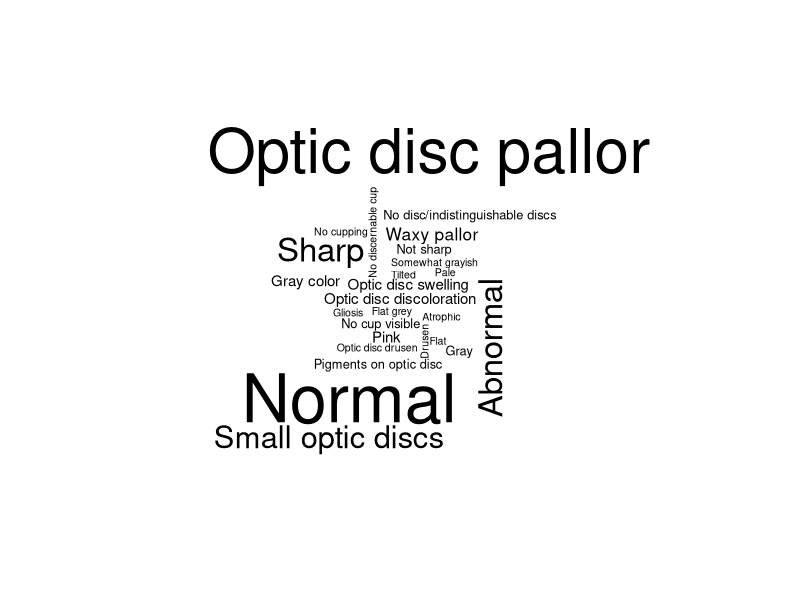

Recreate this plot in R. (Note: this script raises an error after producing the figure.)
#-------------------------Unique words in Optic Disc
#Opening OnlyCharacter Unique Optic Disc words on R
# Load
#Loading packages
library(dplyr) # for data wrangling
library(tidytext) # for NLP
library(stringr) # to deal with strings

library(wordcloud) # to render wordclouds
library(RColorBrewer)

library(knitr) # for tables
library(tidyr)


#------------Word frequencies
opticdisctext = c("Small optic discs", "No cupping", "Optic disc pallor", "Abnormal", "Sharp", "Gray", "Atrophic", "Optic disc pallor", "Optic disc pallor", "No disc/indistinguishable discs", "Abnormal", "Drusen", 
                   "Normal", "Normal", "Optic disc pallor", "Optic disc discoloration", "Abnormal", "Pigments on optic disc", "Pale", "Normal", "Pink", "Sharp", "Optic disc pallor", "Normal", "Sharp", "Optic disc swelling", 
                   "Abnormal", "Normal", "Somewhat grayish", "Abnormal", "Optic disc pallor", "Flat grey", "Small optic discs", "Sharp", "Pink", "No cup visible", "Abnormal", "Sharp", "Gray color", "Flat", "Optic disc pallor", 
                   "Optic disc pallor", "Small optic discs", "Normal", "Waxy pallor", "Sharp", "Normal", "Normal", "Normal", "Optic disc pallor", "Abnormal", "Optic disc pallor", "Waxy pallor", "Pigments on optic disc", 
                   "Small optic discs", "No disc/indistinguishable discs", "Optic disc pallor", "Abnormal", "Normal", "Gray", "Normal", "Normal", "Optic disc pallor", "Small optic discs", "Not sharp", "Small optic discs", 
                   "Sharp", "Optic disc pallor", "Pink", "Abnormal", "Gray color", "Small optic discs", "Normal", "Small optic discs", "Optic disc pallor", "Abnormal", "No discernable cup", "Optic disc pallor", "Normal", 
                   "Optic disc swelling", "Normal", "Sharp", "Optic disc pallor", "Normal", "Optic disc swelling", "Optic disc pallor", "Normal", "Sharp", "Not sharp", "Abnormal", "No cup visible", "Waxy pallor", "Optic disc pallor", 
                   "Optic disc pallor", "Normal", "Optic disc discoloration", "Optic disc pallor", "Small optic discs", "Optic disc pallor", "Normal", "Normal", "Normal", "Normal", "Gray color", "Optic disc drusen", 
                   "Optic disc pallor", "Optic disc pallor", "Gliosis", "Tilted", "Optic disc pallor", "Normal", "Small optic discs", "Waxy pallor", "Normal", "Sharp", "Normal", "Normal", "Sharp", "Optic disc discoloration")

opticdiscTextframe=as.data.frame(opticdisctext)

#Tokenize
opticdiscTexttoken <- tibble(opticdiscTextframe)

opticdiscTextCount <- count(opticdiscTexttoken, opticdisctext)

wordcloud(words = opticdiscTextCount$opticdisctext, freq = opticdiscTextCount$n, min.freq = 1)

library("writexl")
write_xlsx(opticdiscTextCount,"/Users/maryagopi/Desktop/opticdiscTextCount.xlsx")

#------------------
library(ggplot2)
opticdiscplot <- ggplot(opticdiscTextCount, aes(x=opticdisctext, y=n)) + 
  geom_bar(stat = "identity", fill="steelblue")+
  geom_text(aes(label=n), vjust=0.3, color="black", size=3)+
  theme_minimal()+ 
  xlab("Optic Disc") + 
  ylab("Frequency")+
  ggtitle("Frequency of Optic Disc (Unique ID)")+
  coord_flip()

opticdiscplot
